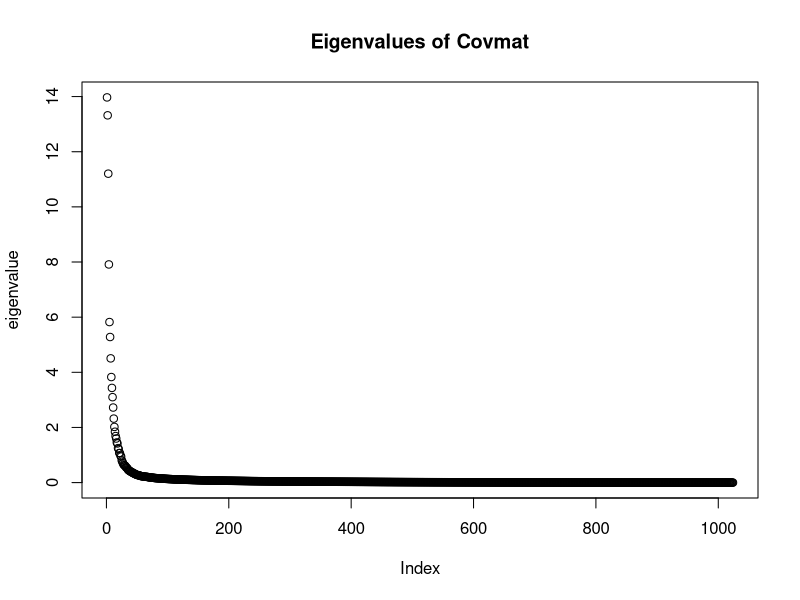

Write the R code that produced this figure. (Note: this script raises an error after producing the figure.)
digitdata<-read.csv("data.csv", sep=" ", header=FALSE)
library("lattice")
covdigit=cov(data.matrix(digitdata))
eigendigit=eigen(covdigit)
plot(eigendigit$values, ylab="eigenvalue", main="Eigenvalues of Covmat")

eigenvectors<-read.csv("eigenvectors.csv", sep=" ", header=FALSE)
output=matrix(nrow=1934, ncol=64)
output=data.matrix(digitdata)%*%t(data.matrix(eigendigit$vectors[c(1:64),]))
write.table(output, file="trainingData.csv", row.names=FALSE, col.names=FALSE, eol="\n")
write.table(t(eigendigit$vectors[c(1:64),]), file="eigenvectors.csv", row.names=FALSE, col.names=FALSE, eol="\n")
